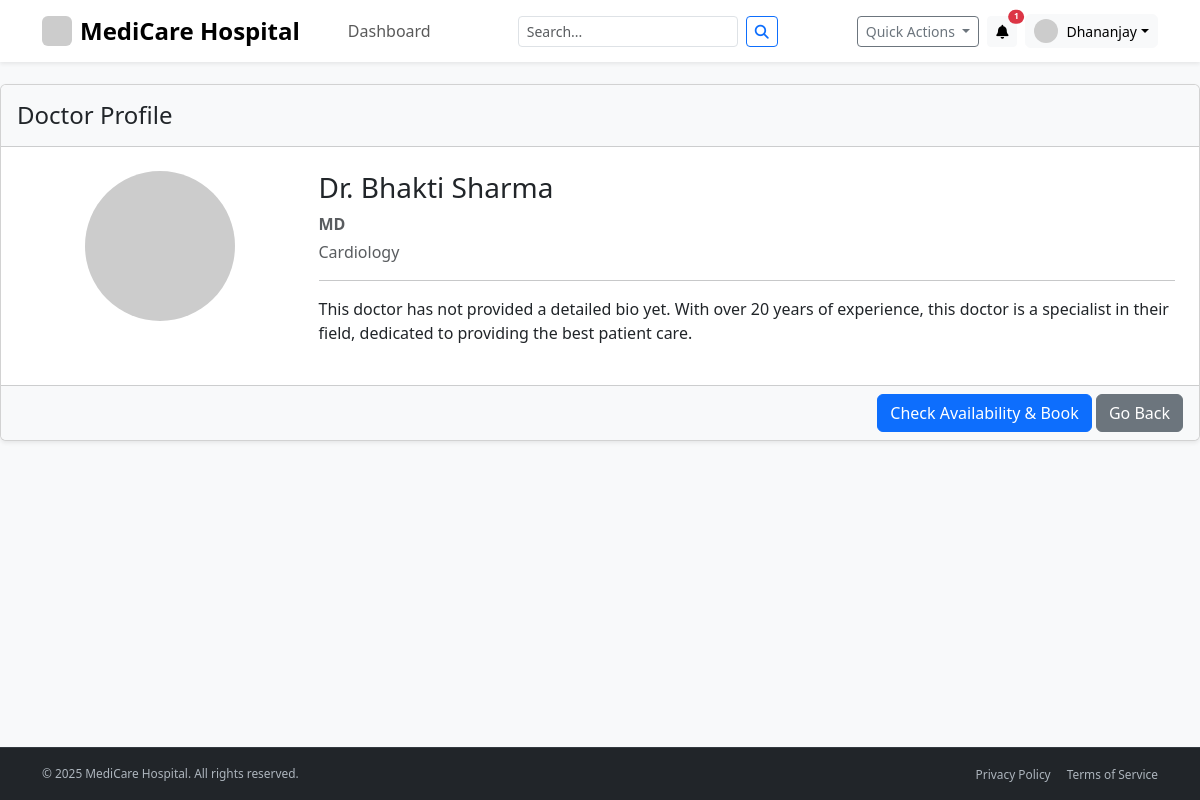
Screenshot of /patient/doctor/1 (signed in) with the database file from the repository.
### app/models.py (models this page shows, shortened)
class PatientProfile(db.Model):
    __tablename__ = 'patient_profile'
    id = db.Column(db.Integer, primary_key=True)
    user_id = db.Column(db.Integer, db.ForeignKey('user.id'), nullable=False, unique=True)
    full_name = db.Column(db.String(100), nullable=False)
    date_of_birth = db.Column(db.Date)
    gender = db.Column(db.String(10))
    contact_number = db.Column(db.String(20))
    blood_group = db.Column(db.String(5))
    allergies = db.Column(db.Text)
    documents = db.relationship('MedicalDocument', backref='patient', lazy=True)

class DoctorProfile(db.Model):
    __tablename__ = 'doctor_profile'
    id = db.Column(db.Integer, primary_key=True)
    user_id = db.Column(db.Integer, db.ForeignKey('user.id'), nullable=False, unique=True)
    full_name = db.Column(db.String(100), nullable=False)
    department_id = db.Column(db.Integer, db.ForeignKey('department.id'), nullable=False)
    qualifications = db.Column(db.String(200))
    bio = db.Column(db.Text)

class Department(db.Model):
    __tablename__ = 'department'
    id = db.Column(db.Integer, primary_key=True)
    name = db.Column(db.String(100), unique=True, nullable=False)
    description = db.Column(db.Text)
    doctors = db.relationship('DoctorProfile', backref='department', lazy=True)

### app/routes/patient_routes.py (the view)
@patient_bp.route('/doctor/<int:doctor_profile_id>')
@login_required
def doctor_details(doctor_profile_id):
    if current_user.role != 'patient':
        flash('You are not authorized to access this page.', 'danger')
        return redirect(url_for('main.home'))
    doctor_profile = DoctorProfile.query.get_or_404(doctor_profile_id)
    return render_template(
        'patient/doctor_details.html',
        title=f"Dr. {doctor_profile.full_name}",
        doctor=doctor_profile
    )

### app/__init__.py (called while the page is built)
@app.context_processor
def inject_notifications():
    if current_user.is_authenticated:
        unread_notifications = Notification.query.filter_by(user_id=current_user.id, is_read=False).order_by(Notification.created_at.desc()).limit(5).all()
        notification_count = Notification.query.filter_by(user_id=current_user.id, is_read=False).count()
        return dict(unread_notifications=unread_notifications, notification_count=notification_count)
    return dict(unread_notifications=[], notification_count=0)

@app.context_processor
def inject_notifications():
    if current_user.is_authenticated:
        unread_notifications = Notification.query.filter_by(user_id=current_user.id, is_read=False).order_by(Notification.created_at.desc()).limit(5).all()
        notification_count = Notification.query.filter_by(user_id=current_user.id, is_read=False).count()
        return dict(unread_notifications=unread_notifications, notification_count=notification_count)
    return dict(unread_notifications=[], notification_count=0)

### app/models.py (called while the page is built)
@login_manager.user_loader
def load_user(user_id):
    return User.query.get(int(user_id))

### app/templates/patient/doctor_details.html
{% extends "layout.html" %}
{% block content %}
    <div class="card shadow-sm">
        <div class="card-header bg-light py-3">
            <h4 class="mb-0">Doctor Profile</h4>
        </div>
        <div class="card-body p-4">
            <div class="row">
                <div class="col-md-3 text-center">
                    <img src="https://placehold.co/150x150/eeeeee/333333?text=Dr." class="img-fluid rounded-circle mb-3" alt="Doctor Avatar">
                </div>
                <div class="col-md-9">
                    <h3>Dr. {{ doctor.full_name }}</h3>
                    <p class="text-muted mb-1"><strong>{{ doctor.qualifications or 'MBBS, MD' }}</strong></p>
                    <p class="text-muted">{{ doctor.department.name }}</p>
                    <hr>
                    <p>{{ doctor.bio or 'This doctor has not provided a detailed bio yet. With over 20 years of experience, this doctor is a specialist in their field, dedicated to providing the best patient care.' }}</p>
                </div>
            </div>
        </div>
        <div class="card-footer bg-light text-end">
            <a href="{{ url_for('patient.book_appointment', doctor_id=doctor.id) }}" class="btn btn-primary">Check Availability & Book</a>
            <a href="{{ url_for('patient.department_details', department_id=doctor.department_id) }}" class="btn btn-secondary">Go Back</a>
        </div>
    </div>
{% endblock content %}

### app/templates/layout.html (shortened to what this page needs)
<!DOCTYPE html>
<html lang="en">
<head>
    <link href="https://cdn.jsdelivr.net/npm/bootstrap@5.3.3/dist/css/bootstrap.min.css" rel="stylesheet">
    <link rel="stylesheet" href="https://cdnjs.cloudflare.com/ajax/libs/font-awesome/6.5.2/css/all.min.css">
</head>
<body class="bg-light" id="page-top">
    <nav class="navbar navbar-expand-lg navbar-light bg-white shadow-sm fixed-top py-2">
        <div class="container">
            <a class="navbar-brand fw-bold fs-4 d-flex align-items-center" href="{{ url_for('main.home') }}#page-top">
                <img src="https://placehold.co/40x40/0d6efd/white?text=MC" alt="Logo" width="30" height="30"
                    class="d-inline-block align-text-top me-2 rounded">
                MediCare Hospital
            </a>
            <div class="collapse navbar-collapse" id="navbarNavDropdown">
                <ul class="navbar-nav me-auto mb-2 mb-lg-0 ps-lg-4">
                    {% if not current_user.is_authenticated %}
                    <li class="nav-item"><a class="nav-link" href="{{ url_for('main.home') }}#services">Services</a>
                    </li>
                    <li class="nav-item"><a class="nav-link" href="{{ url_for('main.home') }}#about">About Us</a></li>
                    <li class="nav-item"><a class="nav-link"
                            href="{{ url_for('main.home') }}#departments">Departments</a></li>
                    <li class="nav-item"><a class="nav-link" href="{{ url_for('main.home') }}#contact">Contact</a></li>
                    {% else %}
                    <li class="nav-item"><a class="nav-link"
                            href="{{ url_for(current_user.role + '.dashboard') }}">Dashboard</a></li>
                    {% endif %}
                </ul>
                {% if current_user.is_authenticated %}
                <form class="d-flex w-auto mx-auto" action="{{ url_for('main.search') }}" method="GET">
                    <input id="search-bar" class="form-control me-2 form-control-sm" type="search" name="query"
                        placeholder="Search..." aria-label="Search" required>
                    <button class="btn btn-sm btn-outline-primary" type="submit"><i class="fas fa-search"></i></button>
                </form>
                {% endif %}
                <div class="d-flex align-items-center ms-auto">
                    {% if current_user.is_authenticated %}
                    <div class="dropdown me-2">
                        <button class="btn btn-sm btn-outline-secondary dropdown-toggle" type="button"
                            data-bs-toggle="dropdown" aria-expanded="false">
                            Quick Actions
                        </button>
                    </div>
                    <div class="dropdown me-2">
                        <button class="btn btn-sm btn-light position-relative" type="button" data-bs-toggle="dropdown"
                            aria-expanded="false" aria-label="Notifications">
                            <i class="fas fa-bell"></i>
                            {% if notification_count > 0 %}
                            <span
                                class="position-absolute top-0 start-100 translate-middle badge rounded-pill bg-danger"
                                style="font-size: 0.6em;">
                                {{ notification_count }}
                            </span>
                            {% endif %}
                        </button>
                    </div>
                    <div class="dropdown">
                        <button class="btn btn-light dropdown-toggle d-flex align-items-center py-1 px-2" type="button"
                            id="profileDropdown" data-bs-toggle="dropdown" aria-expanded="false">
                            <img src="https://placehold.co/32x32/eee/777?text={{ current_user.email[0]|upper }}"
                                class="rounded-circle me-2" alt="Avatar" width="24" height="24">
                            <span class="d-none d-lg-inline small">
                                {% if current_user.role == 'patient' and current_user.patient_profile.full_name %}
                                {{ current_user.patient_profile.full_name.split()[0] }}
                                {% elif current_user.role == 'doctor' and current_user.doctor_profile.full_name %}
                                {{ current_user.doctor_profile.full_name.split()[0] }}
                                {% else %}
                                Admin
                                {% endif %}
                            </span>
                        </button>
                    </div>
                    {% else %}
                    <a href="{{ url_for('main.login') }}" class="btn btn-outline-primary me-2 fw-semibold">Login</a>
                    <a href="{{ url_for('main.register') }}" class="btn btn-primary fw-semibold">Sign Up</a>
                    {% endif %}
                </div>
            </div>
        </div>
    </nav>
    <main class="flex-shrink-0 py-4">
        {% block content %}{% endblock %}
    </main>
    {% if not current_user.is_authenticated %}
    <footer class="footer-main mt-auto py-5">
        <div class="container">
            <div class="row">
                <div class="col-lg-4 col-md-6 mb-4 mb-lg-0">
                    <h5 class="text-white mb-3 d-flex align-items-center">
                        <img src="https://placehold.co/40x40/0d6efd/white?text=MC" alt="Logo" width="30" height="30"
                            class="me-2 rounded">
                        MediCare Hospital
                    </h5>
                    <p class="small">Providing exceptional healthcare services with compassion, innovation, and
                        excellence for over 25 years.</p>
                    <div class="mt-3">
                        <a href="#" class="social-icon"><i class="fab fa-facebook-f"></i></a>
                        <a href="#" class="social-icon"><i class="fab fa-twitter"></i></a>
                        <a href="#" class="social-icon"><i class="fab fa-instagram"></i></a>
                        <a href="#" class="social-icon"><i class="fab fa-linkedin-in"></i></a>
                    </div>
                </div>
                <div class="col-lg-2 col-6 mb-4 mb-lg-0">
                    <h5 class="text-white mb-3">Quick Links</h5>
                    <ul class="list-unstyled small">
                        <li class="mb-2"><a href="{{ url_for('main.home') }}">Home</a></li>
                        <li class="mb-2"><a href="{{ url_for('main.login') }}">Services</a></li>
                        <li class="mb-2"><a href="{{ url_for('main.login') }}">About Us</a></li>
                        <li class="mb-2"><a href="{{ url_for('main.login') }}">Doctors</a></li>
                        <li class="mb-2"><a href="{{ url_for('main.login') }}">Contact</a></li>
                    </ul>
                </div>
                <div class="col-lg-3 col-6 mb-4 mb-lg-0">
                    <h5 class="text-white mb-3">Medical Services</h5>
                    <ul class="list-unstyled small">
                        <li class="mb-2"><a href="{{ url_for('main.login') }}">Emergency Care</a></li>
                        <li class="mb-2"><a href="{{ url_for('main.login') }}">Cardiology</a></li>
                        <li class="mb-2"><a href="{{ url_for('main.login') }}">Neurology</a></li>
                        <li class="mb-2"><a href="{{ url_for('main.login') }}">Orthopedics</a></li>
                        <li class="mb-2"><a href="{{ url_for('main.login') }}">Pediatrics</a></li>
                    </ul>
                </div>
                <div class="col-lg-3 col-md-6 mb-4 mb-lg-0">
                    <h5 class="text-white mb-3">Contact Info</h5>
                    <ul class="list-unstyled small">
                        <li class="mb-2 d-flex"><i class="fas fa-map-marker-alt me-2 pt-1 flex-shrink-0"></i><span>123
                                Medical Center Dr<br>Healthcare City, HC 12345</span></li>
                        <li class="mb-2 d-flex"><i class="fas fa-phone me-2 pt-1 flex-shrink-0"></i><span>(555)
                                123-4567</span></li>
                        <li class="mb-2 d-flex"><i
                                class="fas fa-envelope me-2 pt-1 flex-shrink-0"></i><span>info@medicarehospital.com</span>
                        </li>
                    </ul>
                </div>
            </div>
            <hr style="border-color: rgba(255,255,255,0.2);">
            <div class="row pt-3">
                <div class="col-md-6 text-center text-md-start mb-2 mb-md-0">
                    <small>© 2025 MediCare Hospital. All rights reserved.</small>
                </div>
                <div class="col-md-6 text-center text-md-end">
                    <small>
                        <a href="#" class="me-3">Privacy Policy</a>
                        <a href="#" class="me-3">Terms of Service</a>
                        <a href="#">Accessibility</a>
                    </small>
                </div>
            </div>
        </div>
    </footer>
    {% else %}
    <footer class="footer-app mt-auto py-3">
        <div class="container">
            <div class="d-flex flex-wrap justify-content-between align-items-center">
                <small class="text-muted col-md-6">© 2025 MediCare Hospital. All rights reserved.</small>
                <ul class="nav col-md-6 justify-content-end list-unstyled d-flex">
                    <li class="ms-3"><a class="text-muted" href="#"><small>Privacy Policy</small></a></li>
                    <li class="ms-3"><a class="text-muted" href="#"><small>Terms of Service</small></a></li>
                </ul>
            </div>
        </div>
    </footer>
    {% endif %}
</body>
</html>

### app/templates/layout.html (style rules this page uses)
html { scroll-behavior: smooth; }
body { display: flex; flex-direction: column; min-height: 100vh; padding-top: 60px; }
main { flex: 1; }
.navbar { padding-top: 0.8rem; padding-bottom: 0.8rem; }
.navbar .nav-link { transition: color 0.2s ease-in-out; }
.footer-app { background-color: #212529; font-size: 0.85rem; color: #adb5bd !important; border-top: 1px solid #343a40; }
.footer-app a, .footer-app small { color: #adb5bd !important; text-decoration: none; transition: color 0.2s ease-in-out; }

### rows the page displays
PatientProfile: patient_profile.full_name "Dhananjay"
DoctorProfile: full_name "Bhakti Sharma", qualifications "MD", bio "This doctor has not provided a detailed bio yet. With over 20 years of experience, this doctor is a specialist in their field, dedicated to providing the best patient care."
Department: department.name "Cardiology"

### other values shown
{{ notification_count }} "1"
